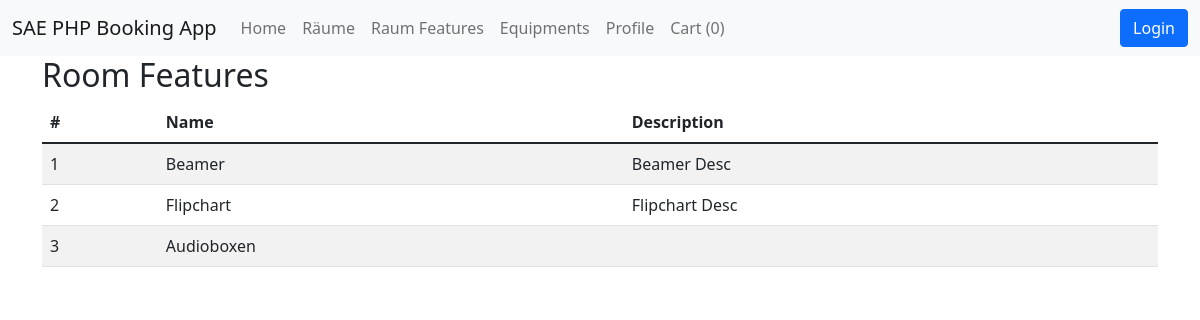
Page /public/room-features on the earlier database version.
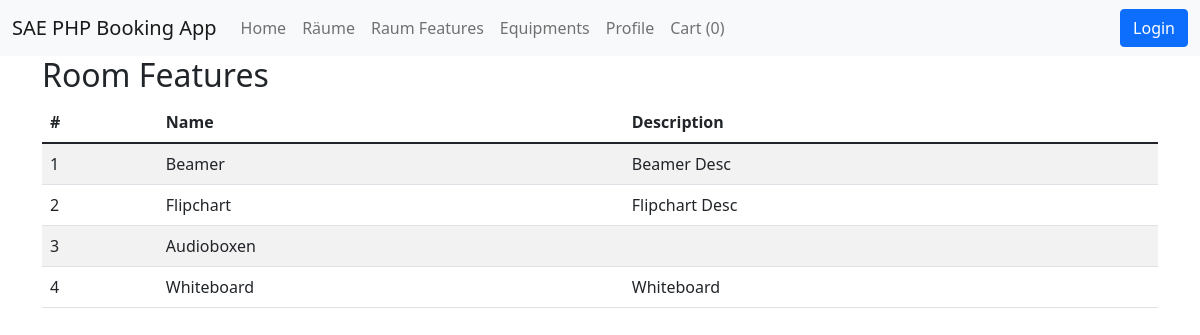
Same page on the later database version.
### tables this page shows
CREATE TABLE `room_features` (
  `id` int(11) NOT NULL,
  `name` varchar(255) NOT NULL,
  `description` text DEFAULT NULL,
  `created_at` timestamp NOT NULL DEFAULT current_timestamp(),
  `updated_at` timestamp NOT NULL DEFAULT current_timestamp() ON UPDATE current_timestamp(),
  `deleted_at` timestamp NULL DEFAULT NULL
);

### app/Controllers/RoomFeatureController.php (called while the page is built, shortened)
<?php
class RoomFeatureController
{
    public function index()
    {
        $roomFeatures = RoomFeature::all();
        View::render('room_features/index', [
            'roomFeatures' => $roomFeatures
        ]);
    }
}

### core/Bootloader.php (called while the page is built, shortened)
<?php
class Bootloader
{
    public function __construct()
    {
        try {
            $router = new Router();
            $router->route();
        } catch (\Exception $exception) {
            ExceptionHandler::handle($exception);
        }
    }
}

### public/index.php (called while the page is built, shortened)
<?php
spl_autoload_register(function ($namespaceAndClassname) {
    $namespaceAndClassname = str_replace('Core', 'core', $namespaceAndClassname);
    $namespaceAndClassname = str_replace('App', 'app', $namespaceAndClassname);
    $filepath = str_replace('\\', '/', $namespaceAndClassname);
});
$app = new \Core\Bootloader();

### core/Config.php (called while the page is built, shortened)
<?php
class Config
{
    public static function get (string $filenameAndKey, mixed $default = null): mixed
    {
        [$filename, $key] = explode('.', $filenameAndKey);
        $path = __DIR__ . "/../config/$filename.php";
        if (file_exists($path)) {
            $config = require $path;
            if (array_key_exists($key, $config)) {
                return $config[$key];
            }
        }
        return $default;
    }
}

### config/app.php (called while the page is built)
<?php
return [
    'app-name' => 'SAE PHP Booking App',
    'app-slug' => 'sae-php-mvc-session',
    'baseurl' => 'http://localhost:8080/mvc/public',
    'environment' => 'dev',
    'default-layout' => 'default',
    'max-upload-size' => 1024 * 1024 * 10,
    'uploads-folder' => '/uploads',
    'booking-start' => 8,
    'booking-end' => 23,
];

### app/Services/CartService.php (called while the page is built, shortened)
<?php
class CartService
{
    public static function getCount(): int
    {
        $count = 0;
        return $count;
    }
}

### core/Session.php (called while the page is built, shortened)
<?php
class Session
{
    public static function get(string $key, mixed $default = null): mixed
    {
        return $default;
    }
}

### core/Models/AbstractUser.php (called while the page is built, shortened)
<?php
abstract class AbstractUser extends AbstractModel
{
    #[Pure] public static function isLoggedIn(): bool
    {
        return false;
    }
}

### config/database.php (called while the page is built)
<?php
return [
    'host' => 'mariadb',
    'user' => 'root',
    'password' => 'password',
    'dbname' => 'mvc'
];

### core/Database.php (called while the page is built, shortened)
<?php
class Database
{
    private object $link;
    private mixed $lastResult;
    public function __construct()
    {
        $this->link = new mysqli(
            Config::get('database.host'),
            Config::get('database.user'),
            Config::get('database.password'),
            Config::get('database.dbname'),
            Config::get('database.port', 3306),
            Config::get('database.socket')
        );
        $this->link->set_charset('utf8');
    }
    public function query(string $query, array $params = []): bool|array
    {
        if (empty($params)) {
            $this->lastResult = $this->executeQuery($query);
        } else {
            $this->lastResult = $this->prepareStatementAndExecuteQuery($query, $params);
        }
        $this->data = $this->lastResult->fetch_all(MYSQLI_ASSOC);
        return $this->data;
    }
    private function executeQuery(string $query): mysqli_result|bool
    {
        return $this->link->query($query);
    }
}

### core/Models/AbstractModel.php (called while the page is built, shortened)
<?php
abstract class AbstractModel
{
    public static function handleResult(array $results): array
    {
        $objects = [];
        foreach ($results as $result) {
            $objects[] = new $calledClass(...$result);
        }
        return $objects;
    }
    public static function getTablenameFromClassname(): string
    {
        $calledClass = get_called_class();
        if (defined("$calledClass::TABLENAME")) {
            return $calledClass::TABLENAME;
        }
        $particles = explode('\\', $calledClass);
        $classname = array_pop($particles);
        $tablename = strtolower($classname) . 's';
        return $tablename;
    }
}

### core/Traits/SoftDelete.php (called while the page is built, shortened)
<?php
trait SoftDelete
{
    public static function all(?string $orderBy = null, ?string $direction = null): array
    {
        $database = new Database();
        $tablename = self::getTablenameFromClassname();
        if ($orderBy === null) {
            $result = $database->query("SELECT * FROM $tablename WHERE deleted_at IS NULL");
        } else {
            $result = $database->query(
                "SELECT * FROM $tablename WHERE deleted_at IS NULL ORDER BY $orderBy $direction"
            );
        }
        return self::handleResult($result);
    }
}

### resources/views/templates/room_features/index.php (the view, shortened to what this page needs)
<h2>
    Room Features
</h2>
<table class="table table-striped">
    <thead>
    <th>#</th>
    <th>Name</th>
    <th>Description</th>
    </thead>
    <?php
    foreach ($roomFeatures as $roomFeature): ?>
        <tr>
            <td><?php
                echo $roomFeature->id; ?></td>
            <td><?php
                echo $roomFeature->name; ?></td>
            <td><?php
                echo $roomFeature->description; ?></td>
        </tr>
    <?php
    endforeach; ?>
</table>

### core/Router.php (shortened to what this page needs)
<?php
class Router
{
    private array $routes = [];
    private function loadRoutes()
    {
        $webRoutes = require_once __DIR__ . '/../routes/web.php';
        $this->routes = $webRoutes;
    }
    public function route()
    {
        $path = '';
        if (isset($_GET['path'])) {
            $path = $_GET['path'];
        }
        $path = '/' . rtrim($path, '/');
        $callable = [];
        $params = [];
        if (array_key_exists($path, $this->routes)) {
            $callable = $this->routes[$path];
        }
        if (empty($callable)) {
            throw new \Exception('Not Found', 404);
        } else {
            $controller = new $callable[0]();
            $action = $callable[1];
            $controller->$action(...$params);
        }
    }
}

### core/View.php (shortened to what this page needs)
<?php
class View
{
    public static function render(
        string $template,
        array $params = [],
        ?string $layout = null,
        bool $useCoreTemplates = false
    ) {
        if ($layout === null) {
            $layout = Config::get('app.default-layout', 'default');
        }
        $viewBasePath = __DIR__ . '/../resources/views';
        $layoutsBasePath = "{$viewBasePath}/layouts";
        $templatesBasePath = "{$viewBasePath}/templates";
        $templatePath = "$templatesBasePath/$template.php";
        if ($useCoreTemplates === true) {
            require_once $templatePath;
        } else {
            require_once "$layoutsBasePath/$layout.php";
        }
    }
}

### resources/views/layouts/default.php (shortened to what this page needs)
<!doctype html>
<html lang="en">
<head>
    <link href="https://cdn.jsdelivr.net/npm/bootstrap@5.1.3/dist/css/bootstrap.min.css" rel="stylesheet">
    <link rel="stylesheet" href="<?php echo BASE_URL; ?>/css/styles.css">
</head>
<body>
<?php
require_once __DIR__ . '/../partials/nav.php'; ?>
<div class="container">
    <?php
    require_once $templatePath; ?>
</div>
</body>
</html>

### resources/views/partials/nav.php (shortened to what this page needs)
<nav class="navbar navbar-expand-lg navbar-light bg-light">
    <div class="container-fluid">
        <a class="navbar-brand" href="#"><?php echo \Core\Config::get('app.app-name'); ?></a>
        <div class="collapse navbar-collapse" id="navbarSupportedContent">
            <ul class="navbar-nav me-auto mb-2 mb-lg-0">
                <li class="nav-item">
                    <a class="nav-link" href="<?php echo BASE_URL; ?>/home">Home</a>
                </li>
                <li class="nav-item">
                    <a class="nav-link" href="<?php echo BASE_URL; ?>/rooms">Räume</a>
                </li>
                <li class="nav-item">
                    <a class="nav-link" href="<?php echo BASE_URL; ?>/room-features">Raum Features</a>
                </li>
                <li class="nav-item">
                    <a class="nav-link" href="<?php echo BASE_URL; ?>/equipments">Equipments</a>
                </li>
                <li class="nav-item">
                    <a class="nav-link" href="<?php echo BASE_URL; ?>/profile">Profile</a>
                </li>
                <li class="nav-item">
                    <a class="nav-link" href="<?php echo BASE_URL; ?>/cart">Cart (<?php echo \App\Services\CartService::getCount(); ?>)</a>
                </li>
            </ul>
            <?php
            if (\App\Models\User::isLoggedIn()):?>
                <div class="d-flex">
                    Eingeloggt: <?php echo \App\Models\User::getLoggedIn()->username; ?>
                    (<a href="<?php echo BASE_URL ?>/logout">Logout</a>)
                </div>
            <?php else: ?>
                <a class="btn btn-primary" href="<?php echo BASE_URL; ?>/login">Login</a>
            <?php endif; ?>
        </div>
    </div>
</nav>

Differences in the rows shown:
added room_features: id "4", name "Whiteboard", description "Whiteboard"
